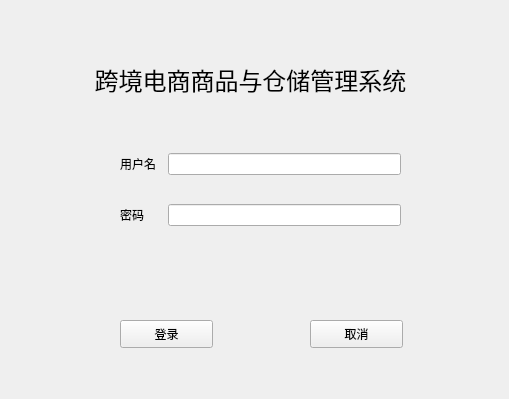
<?xml version="1.0" encoding="UTF-8"?>
<ui version="4.0">
 <class>LoginPage</class>
 <widget class="QWidget" name="LoginPage">
  <property name="geometry">
   <rect>
    <x>0</x>
    <y>0</y>
    <width>509</width>
    <height>399</height>
   </rect>
  </property>
  <property name="windowTitle">
   <string>登录界面</string>
  </property>
  <widget class="QLabel" name="label">
   <property name="geometry">
    <rect>
     <x>50</x>
     <y>40</y>
     <width>401</width>
     <height>81</height>
    </rect>
   </property>
   <property name="font">
    <font>
     <family>AcadEref</family>
     <pointsize>18</pointsize>
    </font>
   </property>
   <property name="text">
    <string>&lt;html&gt;&lt;head/&gt;&lt;body&gt;&lt;p&gt;跨境电商商品与仓储管理系统&lt;/p&gt;&lt;/body&gt;&lt;/html&gt;</string>
   </property>
   <property name="alignment">
    <set>Qt::AlignCenter</set>
   </property>
  </widget>
  <widget class="QWidget" name="widget" native="true">
   <property name="geometry">
    <rect>
     <x>120</x>
     <y>130</y>
     <width>281</width>
     <height>121</height>
    </rect>
   </property>
   <layout class="QGridLayout" name="gridLayout">
    <item row="0" column="0">
     <widget class="QLabel" name="label_2">
      <property name="text">
       <string>用户名</string>
      </property>
     </widget>
    </item>
    <item row="1" column="0" colspan="2">
     <widget class="QLabel" name="label_3">
      <property name="text">
       <string>密码</string>
      </property>
     </widget>
    </item>
    <item row="1" column="2">
     <widget class="QLineEdit" name="passwordEdit">
      <property name="echoMode">
       <enum>QLineEdit::Password</enum>
      </property>
     </widget>
    </item>
    <item row="0" column="2">
     <widget class="QLineEdit" name="nameEdit"/>
    </item>
   </layout>
  </widget>
  <widget class="QPushButton" name="loginButton">
   <property name="geometry">
    <rect>
     <x>120</x>
     <y>320</y>
     <width>93</width>
     <height>28</height>
    </rect>
   </property>
   <property name="text">
    <string>登录</string>
   </property>
  </widget>
  <widget class="QPushButton" name="cancelButton">
   <property name="geometry">
    <rect>
     <x>310</x>
     <y>320</y>
     <width>93</width>
     <height>28</height>
    </rect>
   </property>
   <property name="text">
    <string>取消</string>
   </property>
  </widget>
 </widget>
 <resources/>
 <connections/>
</ui>
